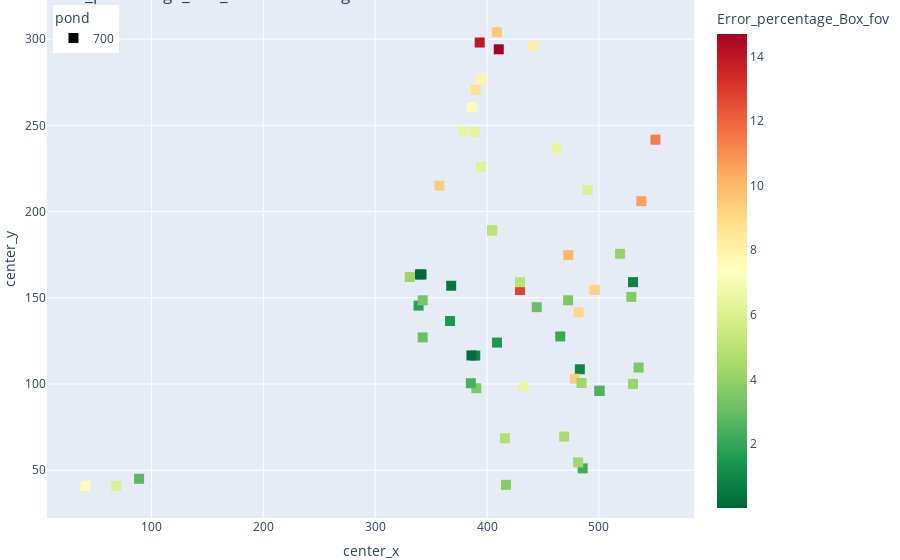
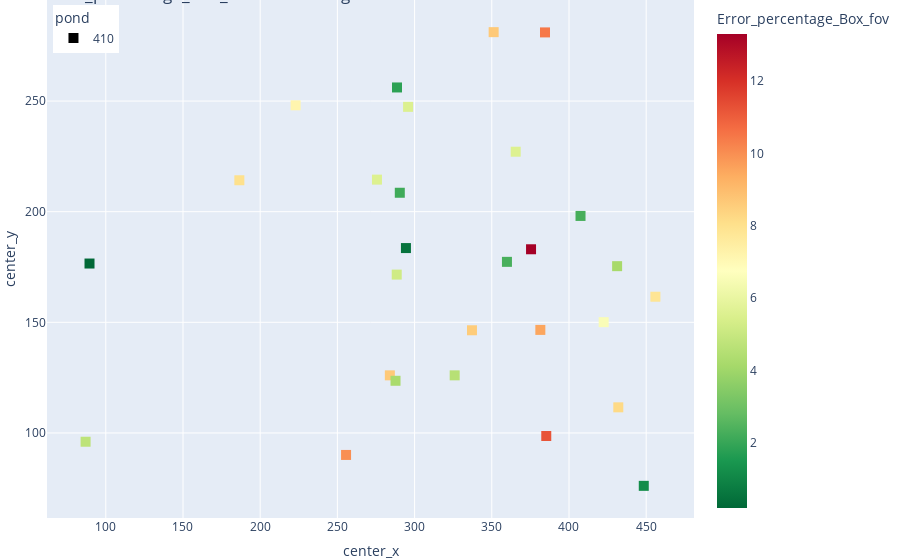
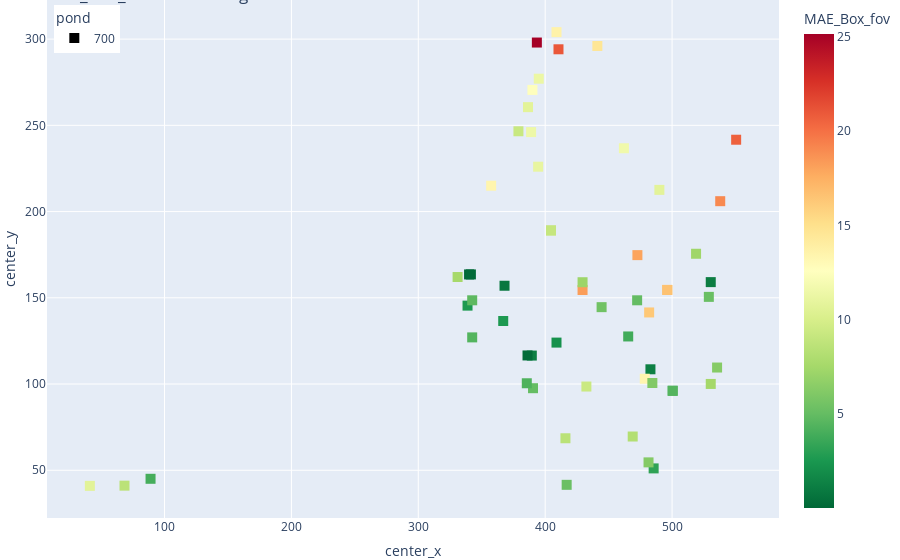
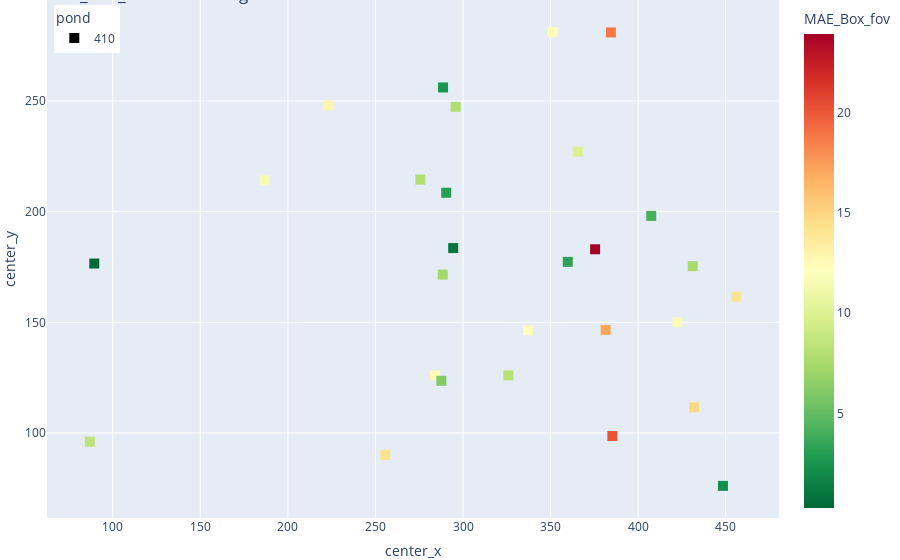

Notebook code for these charts, in order:
### Code cell
import ast
import folium
from folium.plugins import MarkerCluster    
import pandas as pd
import plotly.express as px

# Read the data

# samples_index = pd.read_csv('samples_index.csv')  # Ensure this is read correctly

# # Update the 'not' column based on samples_index
# for _, sample in samples_index.iterrows():
#     df.loc[(df['image_path'] == sample['sample']) & (df['index'] == sample['index']), 'not'] = 'not'
# df.to_csv('molt_CLEAN.csv')

# # Clean the data
# df_clean = df[df['not'] != 'not']
# df_clean = df_clean.dropna()


df = pd.read_csv('molt.csv')
df_clean = df.dropna()

df_clean.loc[(df['image_path'] == 'undistorted_GX010191_43_1353.jpg') & (df['index'] == 6)] = None
#undistorted_GX010194_21_312.jpg

df_clean.loc[(df['image_path'] == 'undistorted_GX010194_21_312.jpg') & (df['index'] == 1)] = None


df_clean.dropna(inplace=True)

df_clean.loc[:, 'error_Box_fov'] = df['Box_Length_fov'] - df['true_length']
df_clean.loc[:, 'error_Box_focal'] = df['Focal_Box'] - df['true_length']
#percentage error with sign
df_clean.loc[:, 'sign_Error_percentage_Box_fov'] = (df['Box_Length_fov'] - df['true_length']) / df['true_length'] * 100


# Extract center_x and center_y from the 'center' column
df_clean['center_x'] = df_clean['center'].apply(lambda x: ast.literal_eval(x)[0])
df_clean['center_y'] = df_clean['center'].apply(lambda x: ast.literal_eval(x)[1])


# Filter the DataFrame for specific conditions
# df_positive = df_clean[(df_clean['Box_Length_fov'] > df_clean['true_length'])]
df_clean.loc[df_clean['pond']=='right','pond']=700
df_clean.loc[df_clean['pond']=='square','pond']=410

# Create a new DataFrame for visualization with necessary columns
df_visual = df_clean[['center_x', 'center_y', 'Error_percentage_Box_fov', 'image_path', 'index', 'pond', 'MAE_Box_fov','error_Box_fov','sign_Error_percentage_Box_fov']].copy()

# Ensure image paths are correct
df_visual['image_path'] = df_visual['image_path'].apply(lambda x: x.replace('\\', '/'))


# Adjust center_y coordinate to be opposite to the image
df_visual['center_y'] = 360 - df_visual['center_y']

symbols = {'right': 'circle', 'square': 'square'}
# Generate scatter plots
for error in ['Error_percentage_Box_fov', 'MAE_Box_fov','sign_Error_percentage_Box_fov']:
    for pond in [700, 410]:
        print(f"Plotting {error} for {pond}...")

        



        # Create an interactive scatter plot using plotly
        fig = px.scatter(df_visual[df_visual['pond'] == pond], 
                        symbol='pond',
                        symbol_map=symbols,
                            x='center_x', 
                            y='center_y', 
                            color=error,
                            hover_data=['image_path', 'index'],
                            color_continuous_scale='RdYlGn_r', 
                            title=f'{error} of Hull Length Prediction',)
        #
        # Customize the color bar
        fig.update_layout(coloraxis_colorbar=dict(title=error))
        fig.update_traces(marker=dict(size=10))
        #tighten the layout
        #fix legend overlapping
        fig.update_layout(legend=dict(
            yanchor="top",
            y=0.99,
            xanchor="left",
            x=0.01
        ))    

        fig.update_layout(margin=dict(l=0, r=0, t=0, b=0))
        #save the plot as png
        fig.write_image(f'{error}_{pond}.png')
        # Show the plot
        fig.show()

### Figure 1 — Plotly figure (JSON) as saved in the notebook; plotly's stock layout.template omitted (floating-point values rounded to 4 significant figures)
{"data": [{"customdata": [["undistorted_GX010191_101_1265.jpg", 0], ["undistorted_GX010191_102_1277.jpg", 0], ["undistorted_GX010191_103_1289.jpg", 0], ["undistorted_GX010191_105_1312.jpg", 0], ["undistorted_GX010191_107_1330.jpg", 0], ["undistorted_GX010191_10_370.jpg", 0], ["undistorted_GX010191_110_1355.jpg", 3], ["undistorted_GX010191_116_1399.jpg", 0], ["undistorted_GX010191_13_439.jpg", 0], ["undistorted_GX010191_15_479.jpg", 0], ["undistorted_GX010191_16_495.jpg", 1], ["undistorted_GX010191_16_495.jpg", 2], ["undistorted_GX010191_16_495.jpg", 3], ["undistorted_GX010191_17_509.jpg", 1], ["undistorted_GX010191_18_521.jpg", 0], ["undistorted_GX010191_19_537.jpg", 0], ["undistorted_GX010191_29_257.jpg", 1], ["undistorted_GX010191_31_283.jpg", 1], ["undistorted_GX010191_31_283.jpg", 2], ["undistorted_GX010191_32_1049.jpg", 0], ["undistorted_GX010191_33_1087.jpg", 1], ["undistorted_GX010191_33_331.jpg", 0], ["undistorted_GX010191_33_331.jpg", 2], ["undistorted_GX010191_34_1128.jpg", 0], ["undistorted_GX010191_34_1128.jpg", 1], ["undistorted_GX010191_35_1167.jpg", 0], ["undistorted_GX010191_35_1167.jpg", 1], ["undistorted_GX010191_35_1167.jpg", 4], ["undistorted_GX010191_35_367.jpg", 0], ["undistorted_GX010191_36_1195.jpg", 1], ["undistorted_GX010191_36_381.jpg", 0], ["undistorted_GX010191_38_1266.jpg", 0], ["undistorted_GX010191_38_404.jpg", 0], ["undistorted_GX010191_39_416.jpg", 0], ["undistorted_GX010191_42_1339.jpg", 0], ["undistorted_GX010191_42_1339.jpg", 1], ["undistorted_GX010191_42_1339.jpg", 5], ["undistorted_GX010191_42_457.jpg", 0], ["undistorted_GX010191_42_457.jpg", 3], ["undistorted_GX010191_43_1353.jpg", 0], ["undistorted_GX010191_43_1353.jpg", 3], ["undistorted_GX010191_44_478.jpg", 0], ["undistorted_GX010191_44_478.jpg", 1], ["undistorted_GX010191_46_497.jpg", 1], ["undistorted_GX010191_51_535.jpg", 0], ["undistorted_GX010191_5_190.jpg", 2], ["undistorted_GX010191_6_219.jpg", 0], ["undistorted_GX010191_88_1016.jpg", 0], ["undistorted_GX010191_91_1066.jpg", 2], ["undistorted_GX010191_92_1087.jpg", 1], ["undistorted_GX010191_94_1132.jpg", 0], ["undistorted_GX010191_95_1157.jpg", 0], ["undistorted_GX010191_95_1157.jpg", 1], ["undistorted_GX010191_96_1175.jpg", 0], ["undistorted_GX010191_97_1190.jpg", 0], ["undistorted_GX010191_98_1211.jpg", 0], ["undistorted_GX010191_98_1211.jpg", 1], ["undistorted_GX010191_99_1233.jpg", 1]], "hovertemplate": "pond=700<br>center_x=%{x}<br>center_y=%{y}<br>image_path=%{customdata[0]}<br>index=%{customdata[1]}<br>Error_percentage_Box_fov=%{marker.color}<extra></extra>", "legendgroup": "700", "marker": {"color": [0.01363, 1.812, 3.084, 3.509, 6.524, 0.9026, 0.7908, 5.975, 3.491, 2.248, 2.38, 6.021, 7.474, 4.757, 4.552, 3.496, 9.983, 2.125, 3.671, 6.342, 5.034, 2.381, 2.464, 3.033, 9.542, 9.219, 8.74, 9.219, 0.1534, 7.491, 1.504, 0.08433, 12.73, 5.044, 0.9015, 4.218, 3.337, 9.346, 4.299, 3.638, 1.459, 4.342, 0.458, 2.77, 4.166, 8.094, 6.448, 13.96, 6.152, 5.034, 14.7, 9.043, 7.897, 4.068, 10.58, 6.458, 11.45, 9.37], "coloraxis": "coloraxis", "size": 10, "symbol": "square"}, "mode": "markers", "name": "700", "orientation": "v", "showlegend": true, "type": "scatter", "x": [340.0, 338.8, 342.5, 390.4, 432.5, 389.5, 530.5, 490.0, 472.5, 485.5, 385.5, 68.43, 41.14, 416.0, 469.0, 535.5, 472.7, 465.4, 416.9, 388.9, 404.6, 500.5, 500.5, 444.5, 408.9, 496.3, 389.9, 496.2, 386.1, 386.4, 408.9, 341.4, 429.5, 429.5, 483.0, 331.0, 342.5, 478.5, 484.5, 529.0, 366.9, 481.4, 368.0, 88.98, 530.5, 441.1, 462.0, 393.4, 394.5, 404.6, 410.5, 481.9, 394.9, 518.9, 538.0, 378.9, 550.5, 357.4], "xaxis": "x", "y": [163.6, 145.5, 127.0, 97.59, 98.55, 116.5, 159.1, 212.6, 148.6, 51.08, 100.5, 41.08, 40.97, 68.55, 69.58, 109.6, 174.7, 127.6, 41.57, 246.1, 189.1, 96.08, 96.08, 144.6, 304.0, 154.6, 270.5, 154.6, 116.6, 260.5, 124.0, 163.6, 154.5, 159.0, 108.6, 162.0, 148.6, 103.1, 100.6, 150.5, 136.6, 54.58, 157.0, 45.06, 100.1, 296.0, 236.7, 298.0, 226.0, 189.1, 294.1, 141.5, 277.0, 175.5, 206.0, 246.6, 241.7, 215], "yaxis": "y"}], "layout": {"coloraxis": {"colorbar": {"title": {"text": "Error_percentage_Box_fov"}}, "colorscale": [[0, "rgb(0,104,55)"], [0.1, "rgb(26,152,80)"], [0.2, "rgb(102,189,99)"], [0.3, "rgb(166,217,106)"], [0.4, "rgb(217,239,139)"], [0.5, "rgb(255,255,191)"], [0.6, "rgb(254,224,139)"], [0.7, "rgb(253,174,97)"], [0.8, "rgb(244,109,67)"], [0.9, "rgb(215,48,39)"], [1, "rgb(165,0,38)"]]}, "legend": {"title": {"text": "pond"}, "tracegroupgap": 0, "x": 0.01, "xanchor": "left", "y": 0.99, "yanchor": "top"}, "margin": {"b": 0, "l": 0, "r": 0, "t": 0}, "title": {"text": "Error_percentage_Box_fov of Hull Length Prediction"}, "xaxis": {"anchor": "y", "domain": [0, 1], "title": {"text": "center_x"}}, "yaxis": {"anchor": "x", "domain": [0, 1], "title": {"text": "center_y"}}}}

### Figure 2 — Plotly figure (JSON) as saved in the notebook; plotly's stock layout.template omitted (floating-point values rounded to 4 significant figures)
{"data": [{"customdata": [["undistorted_GX010192_17_1035.jpg", 0], ["undistorted_GX010192_25_1553.jpg", 0], ["undistorted_GX010192_26_1578.jpg", 0], ["undistorted_GX010192_9_675.jpg", 1], ["undistorted_GX010193_10_1039.jpg", 0], ["undistorted_GX010193_11_1065.jpg", 0], ["undistorted_GX010193_17_1264.jpg", 0], ["undistorted_GX010193_18_1289.jpg", 0], ["undistorted_GX010193_19_1334.jpg", 0], ["undistorted_GX010193_20_1365.jpg", 2], ["undistorted_GX010193_27_1553.jpg", 1], ["undistorted_GX010193_3_251.jpg", 0], ["undistorted_GX010193_4_283.jpg", 1], ["undistorted_GX010194_15_231.jpg", 0], ["undistorted_GX010194_16_240.jpg", 0], ["undistorted_GX010194_17_257.jpg", 1], ["undistorted_GX010194_18_272.jpg", 0], ["undistorted_GX010194_19_285.jpg", 0], ["undistorted_GX010194_36_485.jpg", 1], ["undistorted_GX010194_37_496.jpg", 1], ["undistorted_GX010194_38_504.jpg", 1], ["undistorted_GX010194_39_513.jpg", 1], ["undistorted_GX010194_46_620.jpg", 1], ["undistorted_GX010194_55_768.jpg", 2], ["undistorted_GX010194_56_784.jpg", 0], ["undistorted_GX010194_57_798.jpg", 0], ["undistorted_GX010194_58_810.jpg", 2], ["undistorted_GX010194_60_836.jpg", 0]], "hovertemplate": "pond=410<br>center_x=%{x}<br>center_y=%{y}<br>image_path=%{customdata[0]}<br>index=%{customdata[1]}<br>Error_percentage_Box_fov=%{marker.color}<extra></extra>", "legendgroup": "410", "marker": {"color": [9.996, 5.531, 8.651, 8.587, 0.4971, 4.57, 2.305, 5.57, 8.012, 0.1954, 7.177, 10.45, 2.289, 7.836, 4.185, 6.539, 8.224, 1.217, 1.816, 2.144, 5.189, 4.242, 4.712, 5.57, 13.3, 9.521, 11.22, 8.65], "coloraxis": "coloraxis", "size": 10, "symbol": "square"}, "mode": "markers", "name": "410", "orientation": "v", "showlegend": true, "type": "scatter", "x": [255.6, 295.8, 284.0, 337.2, 294.4, 326.0, 359.8, 275.6, 186.5, 89.46, 223.0, 384.5, 407.5, 456.0, 431.2, 422.5, 431.9, 448.4, 288.6, 290.4, 288.4, 287.6, 86.93, 365.5, 375.4, 381.4, 385.3, 351.2], "xaxis": "x", "y": [90.05, 247.4, 126.0, 146.4, 183.6, 126.0, 177.3, 214.5, 214.2, 176.6, 248.1, 281.0, 198.1, 161.6, 175.4, 150.1, 111.6, 76.08, 256.1, 208.6, 171.6, 123.6, 96.02, 227.1, 183.0, 146.6, 98.62, 281.1], "yaxis": "y"}], "layout": {"coloraxis": {"colorbar": {"title": {"text": "Error_percentage_Box_fov"}}, "colorscale": [[0, "rgb(0,104,55)"], [0.1, "rgb(26,152,80)"], [0.2, "rgb(102,189,99)"], [0.3, "rgb(166,217,106)"], [0.4, "rgb(217,239,139)"], [0.5, "rgb(255,255,191)"], [0.6, "rgb(254,224,139)"], [0.7, "rgb(253,174,97)"], [0.8, "rgb(244,109,67)"], [0.9, "rgb(215,48,39)"], [1, "rgb(165,0,38)"]]}, "legend": {"title": {"text": "pond"}, "tracegroupgap": 0, "x": 0.01, "xanchor": "left", "y": 0.99, "yanchor": "top"}, "margin": {"b": 0, "l": 0, "r": 0, "t": 0}, "title": {"text": "Error_percentage_Box_fov of Hull Length Prediction"}, "xaxis": {"anchor": "y", "domain": [0, 1], "title": {"text": "center_x"}}, "yaxis": {"anchor": "x", "domain": [0, 1], "title": {"text": "center_y"}}}}

### Figure 3 — Plotly figure (JSON) as saved in the notebook; plotly's stock layout.template omitted (floating-point values rounded to 4 significant figures)
{"data": [{"customdata": [["undistorted_GX010191_101_1265.jpg", 0], ["undistorted_GX010191_102_1277.jpg", 0], ["undistorted_GX010191_103_1289.jpg", 0], ["undistorted_GX010191_105_1312.jpg", 0], ["undistorted_GX010191_107_1330.jpg", 0], ["undistorted_GX010191_10_370.jpg", 0], ["undistorted_GX010191_110_1355.jpg", 3], ["undistorted_GX010191_116_1399.jpg", 0], ["undistorted_GX010191_13_439.jpg", 0], ["undistorted_GX010191_15_479.jpg", 0], ["undistorted_GX010191_16_495.jpg", 1], ["undistorted_GX010191_16_495.jpg", 2], ["undistorted_GX010191_16_495.jpg", 3], ["undistorted_GX010191_17_509.jpg", 1], ["undistorted_GX010191_18_521.jpg", 0], ["undistorted_GX010191_19_537.jpg", 0], ["undistorted_GX010191_29_257.jpg", 1], ["undistorted_GX010191_31_283.jpg", 1], ["undistorted_GX010191_31_283.jpg", 2], ["undistorted_GX010191_32_1049.jpg", 0], ["undistorted_GX010191_33_1087.jpg", 1], ["undistorted_GX010191_33_331.jpg", 0], ["undistorted_GX010191_33_331.jpg", 2], ["undistorted_GX010191_34_1128.jpg", 0], ["undistorted_GX010191_34_1128.jpg", 1], ["undistorted_GX010191_35_1167.jpg", 0], ["undistorted_GX010191_35_1167.jpg", 1], ["undistorted_GX010191_35_1167.jpg", 4], ["undistorted_GX010191_35_367.jpg", 0], ["undistorted_GX010191_36_1195.jpg", 1], ["undistorted_GX010191_36_381.jpg", 0], ["undistorted_GX010191_38_1266.jpg", 0], ["undistorted_GX010191_38_404.jpg", 0], ["undistorted_GX010191_39_416.jpg", 0], ["undistorted_GX010191_42_1339.jpg", 0], ["undistorted_GX010191_42_1339.jpg", 1], ["undistorted_GX010191_42_1339.jpg", 5], ["undistorted_GX010191_42_457.jpg", 0], ["undistorted_GX010191_42_457.jpg", 3], ["undistorted_GX010191_43_1353.jpg", 0], ["undistorted_GX010191_43_1353.jpg", 3], ["undistorted_GX010191_44_478.jpg", 0], ["undistorted_GX010191_44_478.jpg", 1], ["undistorted_GX010191_46_497.jpg", 1], ["undistorted_GX010191_51_535.jpg", 0], ["undistorted_GX010191_5_190.jpg", 2], ["undistorted_GX010191_6_219.jpg", 0], ["undistorted_GX010191_88_1016.jpg", 0], ["undistorted_GX010191_91_1066.jpg", 2], ["undistorted_GX010191_92_1087.jpg", 1], ["undistorted_GX010191_94_1132.jpg", 0], ["undistorted_GX010191_95_1157.jpg", 0], ["undistorted_GX010191_95_1157.jpg", 1], ["undistorted_GX010191_96_1175.jpg", 0], ["undistorted_GX010191_97_1190.jpg", 0], ["undistorted_GX010191_98_1211.jpg", 0], ["undistorted_GX010191_98_1211.jpg", 1], ["undistorted_GX010191_99_1233.jpg", 1]], "hovertemplate": "pond=700<br>center_x=%{x}<br>center_y=%{y}<br>image_path=%{customdata[0]}<br>index=%{customdata[1]}<br>MAE_Box_fov=%{marker.color}<extra></extra>", "legendgroup": "700", "marker": {"color": [0.0195, 2.591, 4.41, 5.017, 9.329, 1.291, 1.131, 10.76, 4.992, 3.215, 4.283, 8.609, 10.69, 8.563, 8.194, 6.293, 17.97, 3.826, 5.249, 11.42, 9.061, 4.285, 4.435, 5.459, 13.65, 16.59, 12.5, 16.59, 0.2194, 10.71, 2.151, 0.1206, 18.21, 7.212, 1.289, 7.592, 4.771, 13.36, 6.147, 5.202, 2.626, 6.209, 0.8245, 3.961, 7.499, 14.57, 11.61, 25.14, 11.07, 9.061, 21.02, 16.28, 11.29, 7.322, 19.05, 9.235, 20.61, 13.4], "coloraxis": "coloraxis", "size": 10, "symbol": "square"}, "mode": "markers", "name": "700", "orientation": "v", "showlegend": true, "type": "scatter", "x": [340.0, 338.8, 342.5, 390.4, 432.5, 389.5, 530.5, 490.0, 472.5, 485.5, 385.5, 68.43, 41.14, 416.0, 469.0, 535.5, 472.7, 465.4, 416.9, 388.9, 404.6, 500.5, 500.5, 444.5, 408.9, 496.3, 389.9, 496.2, 386.1, 386.4, 408.9, 341.4, 429.5, 429.5, 483.0, 331.0, 342.5, 478.5, 484.5, 529.0, 366.9, 481.4, 368.0, 88.98, 530.5, 441.1, 462.0, 393.4, 394.5, 404.6, 410.5, 481.9, 394.9, 518.9, 538.0, 378.9, 550.5, 357.4], "xaxis": "x", "y": [163.6, 145.5, 127.0, 97.59, 98.55, 116.5, 159.1, 212.6, 148.6, 51.08, 100.5, 41.08, 40.97, 68.55, 69.58, 109.6, 174.7, 127.6, 41.57, 246.1, 189.1, 96.08, 96.08, 144.6, 304.0, 154.6, 270.5, 154.6, 116.6, 260.5, 124.0, 163.6, 154.5, 159.0, 108.6, 162.0, 148.6, 103.1, 100.6, 150.5, 136.6, 54.58, 157.0, 45.06, 100.1, 296.0, 236.7, 298.0, 226.0, 189.1, 294.1, 141.5, 277.0, 175.5, 206.0, 246.6, 241.7, 215], "yaxis": "y"}], "layout": {"coloraxis": {"colorbar": {"title": {"text": "MAE_Box_fov"}}, "colorscale": [[0, "rgb(0,104,55)"], [0.1, "rgb(26,152,80)"], [0.2, "rgb(102,189,99)"], [0.3, "rgb(166,217,106)"], [0.4, "rgb(217,239,139)"], [0.5, "rgb(255,255,191)"], [0.6, "rgb(254,224,139)"], [0.7, "rgb(253,174,97)"], [0.8, "rgb(244,109,67)"], [0.9, "rgb(215,48,39)"], [1, "rgb(165,0,38)"]]}, "legend": {"title": {"text": "pond"}, "tracegroupgap": 0, "x": 0.01, "xanchor": "left", "y": 0.99, "yanchor": "top"}, "margin": {"b": 0, "l": 0, "r": 0, "t": 0}, "title": {"text": "MAE_Box_fov of Hull Length Prediction"}, "xaxis": {"anchor": "y", "domain": [0, 1], "title": {"text": "center_x"}}, "yaxis": {"anchor": "x", "domain": [0, 1], "title": {"text": "center_y"}}}}

### Figure 4 — Plotly figure (JSON) as saved in the notebook; plotly's stock layout.template omitted (floating-point values rounded to 4 significant figures)
{"data": [{"customdata": [["undistorted_GX010192_17_1035.jpg", 0], ["undistorted_GX010192_25_1553.jpg", 0], ["undistorted_GX010192_26_1578.jpg", 0], ["undistorted_GX010192_9_675.jpg", 1], ["undistorted_GX010193_10_1039.jpg", 0], ["undistorted_GX010193_11_1065.jpg", 0], ["undistorted_GX010193_17_1264.jpg", 0], ["undistorted_GX010193_18_1289.jpg", 0], ["undistorted_GX010193_19_1334.jpg", 0], ["undistorted_GX010193_20_1365.jpg", 2], ["undistorted_GX010193_27_1553.jpg", 1], ["undistorted_GX010193_3_251.jpg", 0], ["undistorted_GX010193_4_283.jpg", 1], ["undistorted_GX010194_15_231.jpg", 0], ["undistorted_GX010194_16_240.jpg", 0], ["undistorted_GX010194_17_257.jpg", 1], ["undistorted_GX010194_18_272.jpg", 0], ["undistorted_GX010194_19_285.jpg", 0], ["undistorted_GX010194_36_485.jpg", 1], ["undistorted_GX010194_37_496.jpg", 1], ["undistorted_GX010194_38_504.jpg", 1], ["undistorted_GX010194_39_513.jpg", 1], ["undistorted_GX010194_46_620.jpg", 1], ["undistorted_GX010194_55_768.jpg", 2], ["undistorted_GX010194_56_784.jpg", 0], ["undistorted_GX010194_57_798.jpg", 0], ["undistorted_GX010194_58_810.jpg", 2], ["undistorted_GX010194_60_836.jpg", 0]], "hovertemplate": "pond=410<br>center_x=%{x}<br>center_y=%{y}<br>image_path=%{customdata[0]}<br>index=%{customdata[1]}<br>MAE_Box_fov=%{marker.color}<extra></extra>", "legendgroup": "410", "marker": {"color": [14.29, 7.909, 12.37, 12.28, 0.8948, 8.225, 3.296, 7.965, 11.46, 0.2794, 12.92, 18.81, 4.119, 14.1, 7.533, 11.77, 14.8, 2.19, 2.596, 3.067, 7.421, 6.067, 8.481, 10.03, 23.94, 17.14, 20.19, 12.37], "coloraxis": "coloraxis", "size": 10, "symbol": "square"}, "mode": "markers", "name": "410", "orientation": "v", "showlegend": true, "type": "scatter", "x": [255.6, 295.8, 284.0, 337.2, 294.4, 326.0, 359.8, 275.6, 186.5, 89.46, 223.0, 384.5, 407.5, 456.0, 431.2, 422.5, 431.9, 448.4, 288.6, 290.4, 288.4, 287.6, 86.93, 365.5, 375.4, 381.4, 385.3, 351.2], "xaxis": "x", "y": [90.05, 247.4, 126.0, 146.4, 183.6, 126.0, 177.3, 214.5, 214.2, 176.6, 248.1, 281.0, 198.1, 161.6, 175.4, 150.1, 111.6, 76.08, 256.1, 208.6, 171.6, 123.6, 96.02, 227.1, 183.0, 146.6, 98.62, 281.1], "yaxis": "y"}], "layout": {"coloraxis": {"colorbar": {"title": {"text": "MAE_Box_fov"}}, "colorscale": [[0, "rgb(0,104,55)"], [0.1, "rgb(26,152,80)"], [0.2, "rgb(102,189,99)"], [0.3, "rgb(166,217,106)"], [0.4, "rgb(217,239,139)"], [0.5, "rgb(255,255,191)"], [0.6, "rgb(254,224,139)"], [0.7, "rgb(253,174,97)"], [0.8, "rgb(244,109,67)"], [0.9, "rgb(215,48,39)"], [1, "rgb(165,0,38)"]]}, "legend": {"title": {"text": "pond"}, "tracegroupgap": 0, "x": 0.01, "xanchor": "left", "y": 0.99, "yanchor": "top"}, "margin": {"b": 0, "l": 0, "r": 0, "t": 0}, "title": {"text": "MAE_Box_fov of Hull Length Prediction"}, "xaxis": {"anchor": "y", "domain": [0, 1], "title": {"text": "center_x"}}, "yaxis": {"anchor": "x", "domain": [0, 1], "title": {"text": "center_y"}}}}
